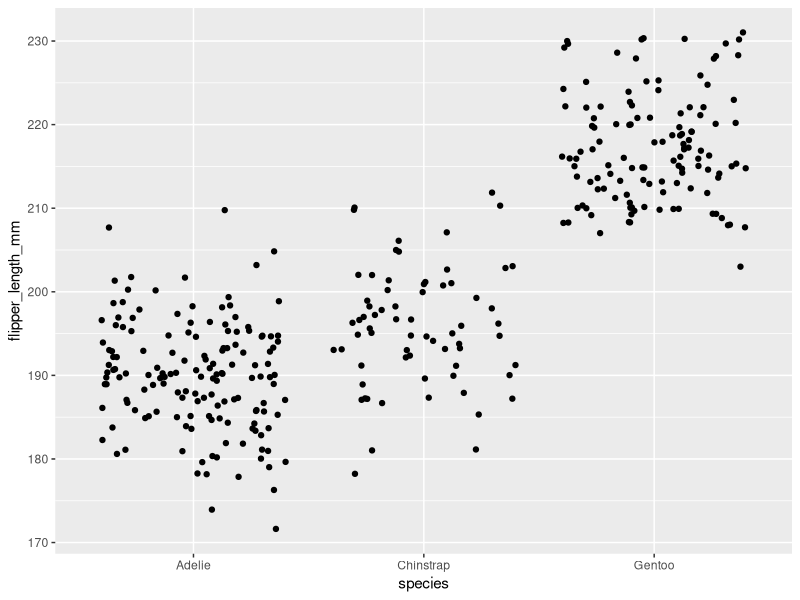

Write the R code that produced this figure.
## ---- chunk 1
library(palmerpenguins)
library(tidyverse)
library(here)
library(dplyr)
library(kableExtra)
## ---- chunk 2
view(penguins)
## ---- chunk 3
#| fig-height: 4
#| label: penguin
#| fig-cap: "Practice Plot in Quarto"


penguins |> 
  ggplot(aes(x = species, y = flipper_length_mm)) +
  geom_jitter()
## ---- chunk 4
penguins |>
  group_by(species) |>
  summarise(billmean = mean(bill_length_mm, na.rm = TRUE)) |>
  kbl() # make it a kable table
## ---- chunk 5
penguins |>
  group_by(species) |>
  summarise(billmean = mean(bill_length_mm, na.rm = TRUE)) |>
  kbl()  |> # make it a kable table
  kable_classic() |> # add a theme
  row_spec(2, bold = TRUE, color = "white", background = "red") |> # highlight row 2
  kable_styling(full_width = FALSE) # don't make it so wide
